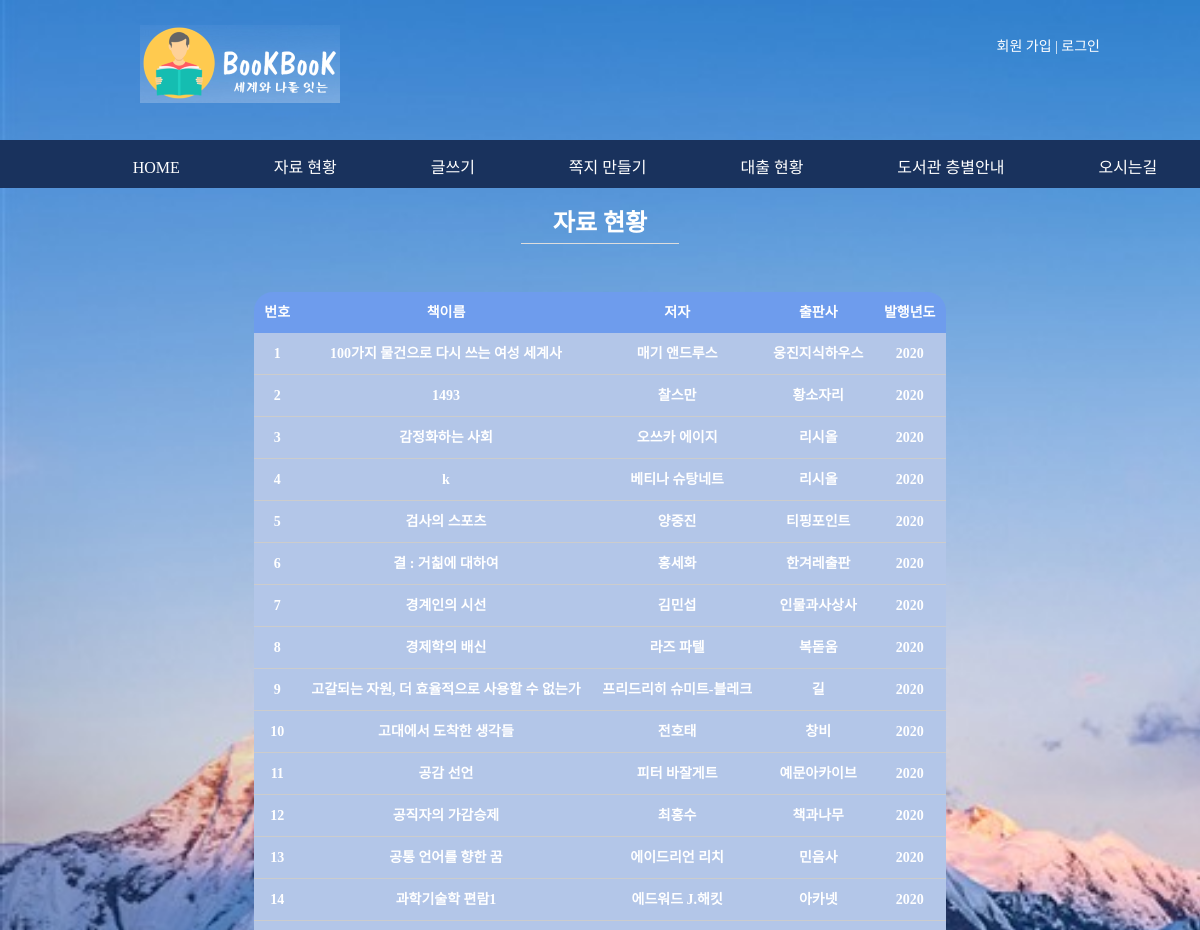
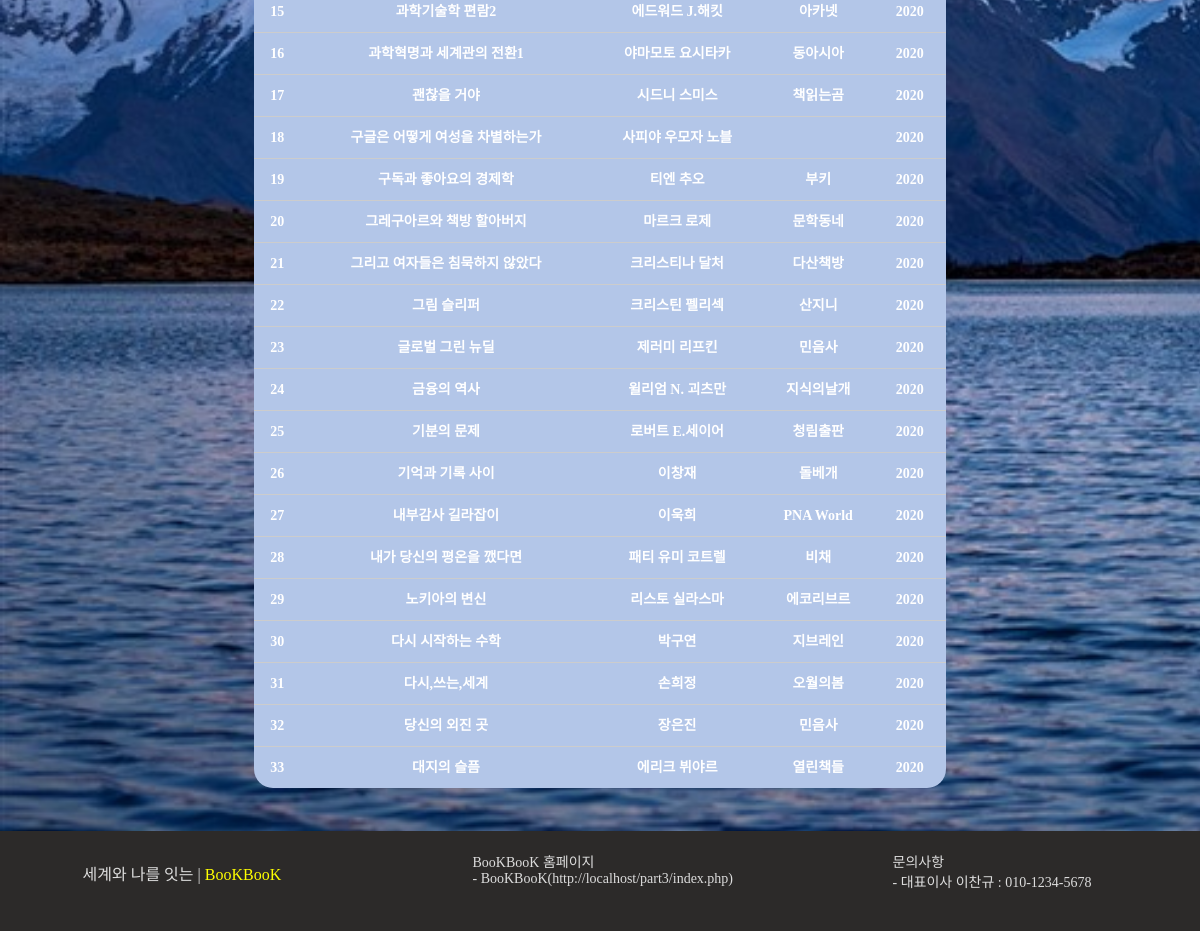
The page /books.php on the database its author committed (2 pictures, top to bottom).
### tables this page shows
create table books (
	num int not null auto_increment,
	book_name char(100) not null,
	author char(50) not null,
	publisher char(50) not null,
	year int not null,
	check_book int not null,
	reservation char(100) not null,
	primary key(num)
);

### books.php (the view, shortened to what this page needs)
<!DOCTYPE html>
<html>
<head>
<link rel="stylesheet" type="text/css" href="./css/common.css">
<link rel="stylesheet" type="text/css" href="./css/book.css">
</head>
<body>
<header>
  	<?php include "header.php";?>
</header>
<div id=books_check>
    <h2>자료 현황</h2>
</div>
<div id=book>
<?php
  $con = mysqli_connect("localhost", "user1", "12345", "sample");
  $sql = "SELECT * FROM books";
  $result = mysqli_query($con, $sql);
  echo '<table id=text-center><thead><tr>'.'<th>번호</th><th>책이름</th><th>저자</th><th>출판사</th><th>발행년도</th>'.'</tr></thead>';
    while ($row = mysqli_fetch_array($result)){
      echo '<tbody><tr><td>'.$row['num'].'</td>'.'<td>'.$row['book_name'].'</td>'.'<td>'.$row['author'].'</td>'.'<td>'.$row['publisher'].'</td>'.'<td>'.$row['year'].'</td></tr></tbody>';
      }
  echo '</table>';
?>
</div>
	<footer>
    	<?php include "footer.php";?>
    </footer>
</body>
</html>

### css/common.css (style rules this page uses)
* { padding: 0; margin: 0; }
body { font-family: "HY헤드라인M"; font-size: 14px; color:white; background-image: url("main2.jpg"); background-repeat: no-repeat; background-size: cover; }
footer { height: 100px; background-color: #2c2a29; }

### css/book.css (style rules this page uses)
table { width: 60%; border: 1px solid #ccc; border-collapse: collapse; border-radius: 20px 20px 20px 20px; height: 150px; line-height: 1.5; margin: 20px 10px; overflow: hidden; }
table thead { border-right: 1px solid #ccc; border-left: 1px solid #ccc; background: #6e9ced; }
table thead th { padding: 10px; font-weight: bold; vertical-align: top; color: #fff; }
tbody th, td { border-bottom: 1px solid #ccc; padding: 10px; font-weight: bold; vertical-align: top; background: #b3c6e8; }
#book { position:relative; display: flex; justify-content: center; align-items: center; padding: 22px; }
#text-center { text-align: center; }
#books_check h2 { font-size: 24px; padding-top: 10px; padding-bottom: 5px; border-bottom: solid 1px #dddddd; text-align: center; width:158px; margin:5px auto; }

### rows shown on the page
books: num "1", book_name "100가지 물건으로 다시 쓰는 여성 세계사", author "매기 앤드루스", publisher "웅진지식하우스", year "2020"
books: num "2", book_name "1493", author "찰스만", publisher "황소자리", year "2020"
books: num "3", book_name "감정화하는 사회", author "오쓰카 에이지", publisher "리시올", year "2020"
books: num "4", book_name "k", author "베티나 슈탕네트", publisher "리시올", year "2020"
books: num "5", book_name "검사의 스포츠", author "양중진", publisher "티핑포인트", year "2020"
books: num "6", book_name "결 : 거칢에 대하여", author "홍세화", publisher "한겨레출판", year "2020"
books: num "7", book_name "경계인의 시선", author "김민섭", publisher "인물과사상사", year "2020"
books: num "8", book_name "경제학의 배신", author "라즈 파텔", publisher "복돋움", year "2020"
books: num "9", book_name "고갈되는 자원, 더 효율적으로 사용할 수 없는가", author "프리드리히 슈미트-블레크", publisher "길", year "2020"
books: num "10", book_name "고대에서 도착한 생각들", author "전호태", publisher "창비", year "2020"
books: num "11", book_name "공감 선언", author "피터 바잘게트", publisher "예문아카이브", year "2020"
books: num "12", book_name "공직자의 가감승제", author "최홍수", publisher "책과나무", year "2020"
books: num "13", book_name "공통 언어를 향한 꿈", author "에이드리언 리치", publisher "민음사", year "2020"
books: num "14", book_name "과학기술학 편람1", author "에드워드 J.해킷", publisher "아카넷", year "2020"
books: num "15", book_name "과학기술학 편람2", author "에드워드 J.해킷", publisher "아카넷", year "2020"
books: num "16", book_name "과학혁명과 세계관의 전환1", author "야마모토 요시타카", publisher "동아시아", year "2020"
books: num "17", book_name "괜찮을 거야", author "시드니 스미스", publisher "책읽는곰", year "2020"
books: num "18", book_name "구글은 어떻게 여성을 차별하는가", author "사피야 우모자 노블", year "2020"
books: num "19", book_name "구독과 좋아요의 경제학", author "티엔 추오", publisher "부키", year "2020"
books: num "20", book_name "그레구아르와 책방 할아버지", author "마르크 로제", publisher "문학동네", year "2020"
books: num "21", book_name "그리고 여자들은 침묵하지 않았다", author "크리스티나 달처", publisher "다산책방", year "2020"
books: num "22", book_name "그림 슬리퍼", author "크리스틴 펠리섹", publisher "산지니", year "2020"
books: num "23", book_name "글로벌 그린 뉴딜", author "제러미 리프킨", publisher "민음사", year "2020"
books: num "24", book_name "금융의 역사", author "윌리엄 N. 괴츠만", publisher "지식의날개", year "2020"
books: num "25", book_name "기분의 문제", author "로버트 E.세이어", publisher "청림출판", year "2020"
books: num "26", book_name "기억과 기록 사이", author "이창재", publisher "돌베개", year "2020"
books: num "27", book_name "내부감사 길라잡이", author "이욱희", publisher "PNA World", year "2020"
books: num "28", book_name "내가 당신의 평온을 깼다면", author "패티 유미 코트렐", publisher "비채", year "2020"
books: num "29", book_name "노키아의 변신", author "리스토 실라스마", publisher "에코리브르", year "2020"
books: num "30", book_name "다시 시작하는 수학", author "박구연", publisher "지브레인", year "2020"
books: num "31", book_name "다시,쓰는,세계", author "손희정", publisher "오월의봄", year "2020"
books: num "32", book_name "당신의 외진 곳", author "장은진", publisher "민음사", year "2020"
books: num "33", book_name "대지의 슬픔", author "에리크 뷔야르", publisher "열린책들", year "2020"
